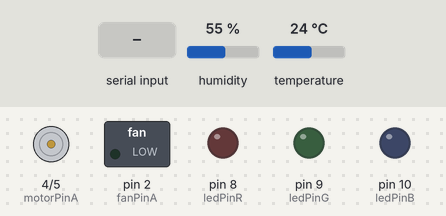
Recording of a sketch running on a simulated Arduino Uno, built with avr-gcc and run on an emulated ATmega328P. On the bench: motor-driver pin pairs drawn as motors (green arrow = first pin HIGH = forward, orange = second pin HIGH = backward, longer = more drive), switched loads named in the sketch (green lamp = pin HIGH), output pins drawn as LEDs (lit = HIGH). The test bench sets the inputs (shaded band); at power-on: humidity 55 %, temperature 24 °C. What the sketch prints to the serial monitor is not drawn.

Above: at 1.2 s.
1.3 s: "1" received over Serial
At 1.6 s:
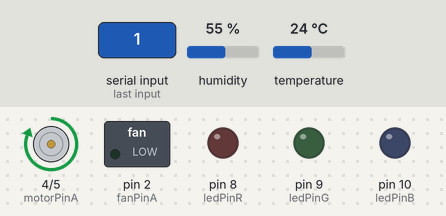
2.8 s: "2" received over Serial
At 3.9 s:
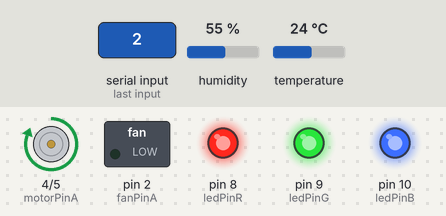
4.3 s: "0" received over Serial
At 5.1 s:
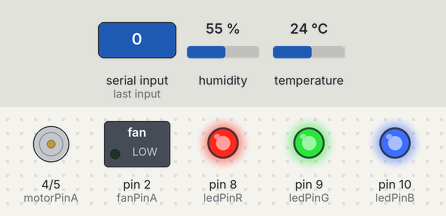
5.8 s: "5" received over Serial
At 6.2 s:
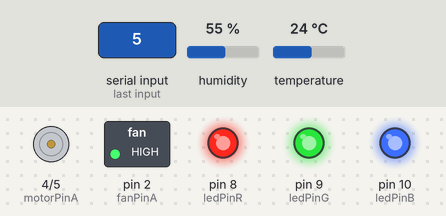
7.3 s: "3" received over Serial
At 8.5 s:
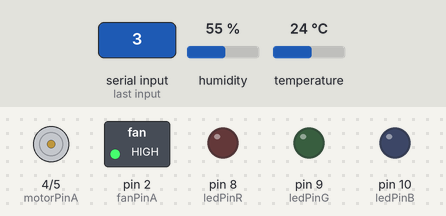
8.8 s: "4" received over Serial
At 9.7 s:
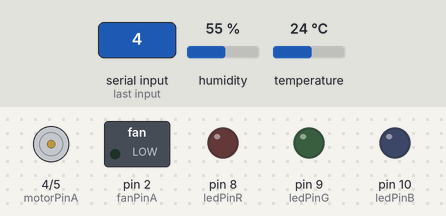
Timing chart, 0 to 11.8 s (numbered marks = the images above; inputs shaded):
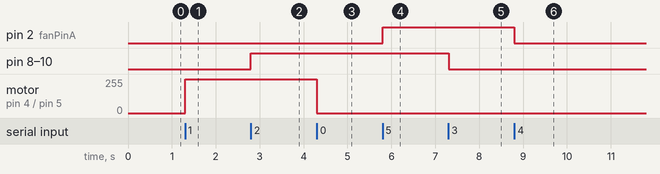

The sketch:

arduino_1.ino
```cpp
#include <DHT.h>

unsigned long previousMillis = 0;
const long sensorInterval = 10000;

#define DHTPIN A0  // DHT11 센서 핀 (아날로그 0번 핀)
#define DHTTYPE DHT11
DHT dht(DHTPIN, DHTTYPE);

const int lightSensorPin = A1;  // 조도 센서 핀 (아날로그 1번 핀)
const int soilMoisturePin = A2; // 토양 수분 센서 핀 (아날로그 2번 핀)

// 모터 핀 (디지털 4, 5번)
const int motorPinA = 4; // A-1A 핀 (검은선)
const int motorPinB = 5; // A-1B 핀 (빨간선)

// 팬 핀(디지털 22번)
const int fanPinA = 2;


const int ledPinR = 8;  // 빨간색 (디지털  8번 핀)
const int ledPinG = 9;  // 초록색 (디지털  9번 핀)
const int ledPinB = 10; // 파란색 (디지털 10번 핀)

void setup() {
  Serial.begin(9600);
  dht.begin();

  pinMode(fanPinA, OUTPUT);

  pinMode(motorPinA, OUTPUT);
  pinMode(motorPinB, OUTPUT);

  pinMode(ledPinR, OUTPUT);
  pinMode(ledPinG, OUTPUT);
  pinMode(ledPinB, OUTPUT);
}

void loop() {
  ReadSensorValue();
  ControlUnit();
}

void ReadSensorValue() {
  unsigned long currentMillis = millis();

   if (currentMillis - previousMillis >= sensorInterval) {
    previousMillis = currentMillis;

    float temperature = dht.readTemperature();
    float humidity = dht.readHumidity();
    int lightLevel = analogRead(lightSensorPin);
    int lightPercent = map(lightLevel, 1000, 0, 0, 100);
    int soilMoistureLevel = analogRead(soilMoisturePin);

    Serial.println(temperature);
    Serial.println(humidity);
    Serial.println(lightLevel);
    Serial.println(soilMoistureLevel);
  }
}

void ControlUnit() {
    if(Serial.available() > 0){
      char command = Serial.read();

      if(command == '0') {
        digitalWrite(motorPinA, LOW);
      }
      else if(command == '1') {
        digitalWrite(motorPinA, HIGH);
      }
      else if(command == '2') {
        digitalWrite(ledPinR, 255);
        digitalWrite(ledPinG, 255);
        digitalWrite(ledPinB, 255);
      }
      else if(command == '3') {
        digitalWrite(ledPinR, 0);
        digitalWrite(ledPinG, 0);
        digitalWrite(ledPinB, 0);
      }
      else if(command == '4') {
        digitalWrite(fanPinA, LOW);
      }
      else if(command == '5') {
        digitalWrite(fanPinA, HIGH);
      }
  }
}
```

Measured:
- after the input at 1.3 s, motor on pin 4 (motorPinA) / pin 5 (motorPinB): stopped → forward 255/255 at once
- after the input at 2.8 s, pin 8 (ledPinR), pin 9 (ledPinG), pin 10 (ledPinB): LOW → HIGH at once
- after the input at 4.3 s, motor on pin 4 (motorPinA) / pin 5 (motorPinB): forward 255/255 → stopped at once
- after the input at 5.8 s, pin 2 (fanPinA): LOW → HIGH at once
- after the input at 7.3 s, pin 8 (ledPinR), pin 9 (ledPinG), pin 10 (ledPinB): HIGH → LOW at once
- after the input at 8.8 s, pin 2 (fanPinA): HIGH → LOW at once
